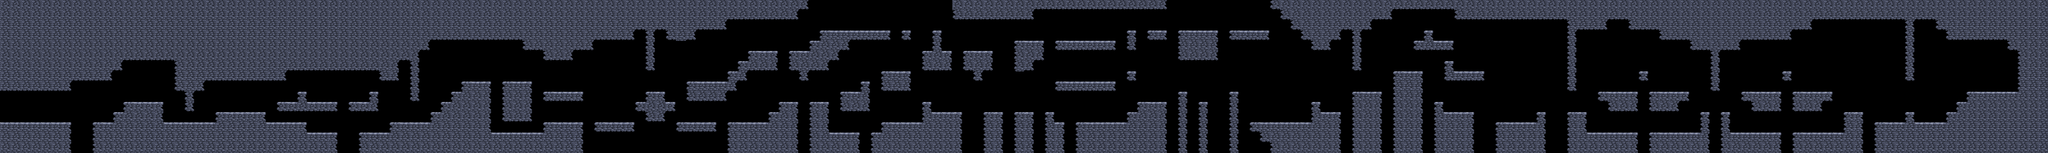

A level layout from a 2D game, rendered from its tile map. Below: a short description, then the map file with tile-grid data replaced by summaries:
An orthogonal 200x15 tile map with 64x64 px tiles, 1 tile layer (Tile Layer 1).

<map version="1.0" orientation="orthogonal" width="200" height="15" tilewidth="64" tileheight="64">
 <tileset firstgid="1" name="Castle-Tiles" tilewidth="64" tileheight="64">
  <image source="Castle-Tiles.png" width="192" height="512" />
 </tileset>
 <layer name="Tile Layer 1" width="200" height="15">
  <data>[3000 cells, 1514 non-empty, 16 distinct tile ids]</data>
 </layer>
</map>
